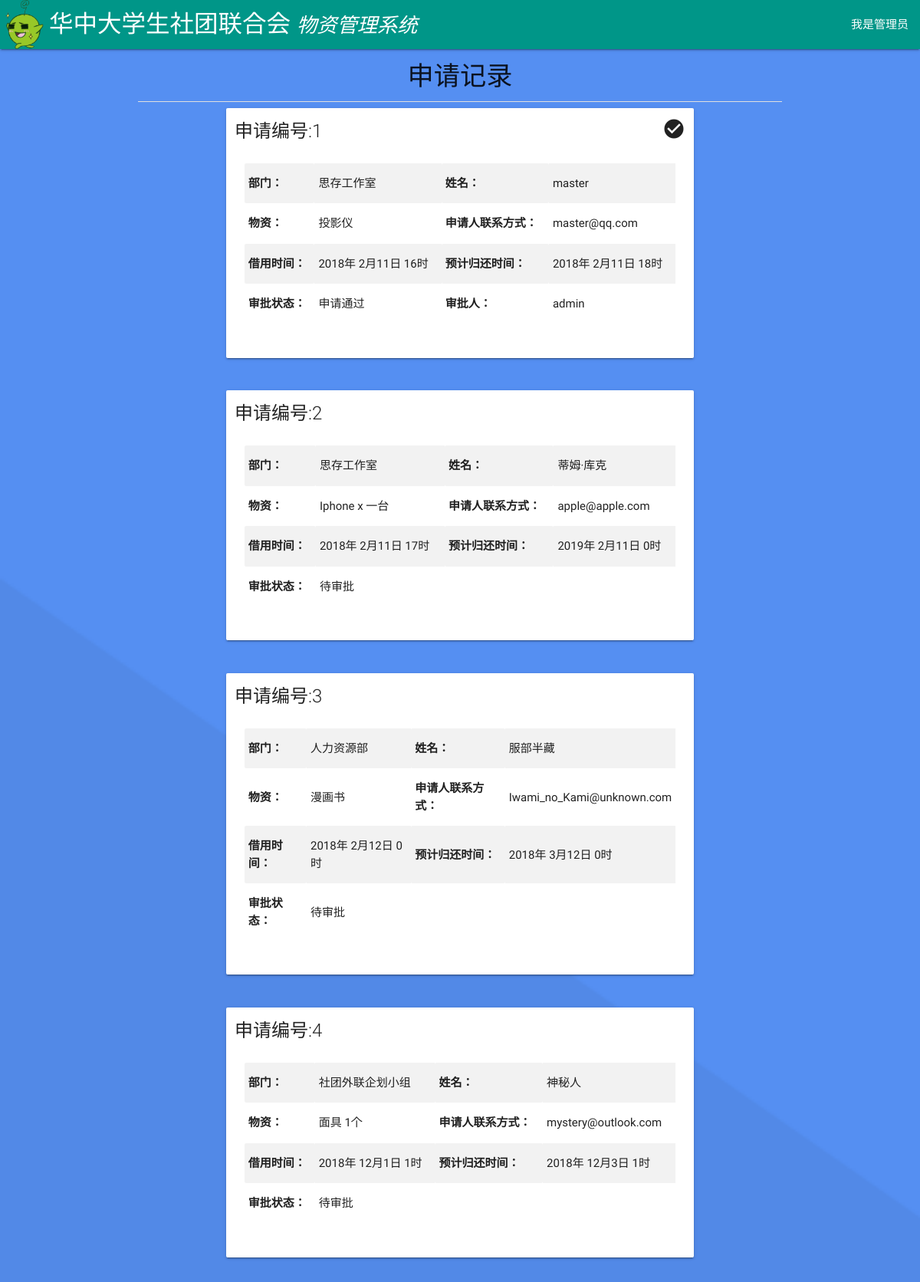
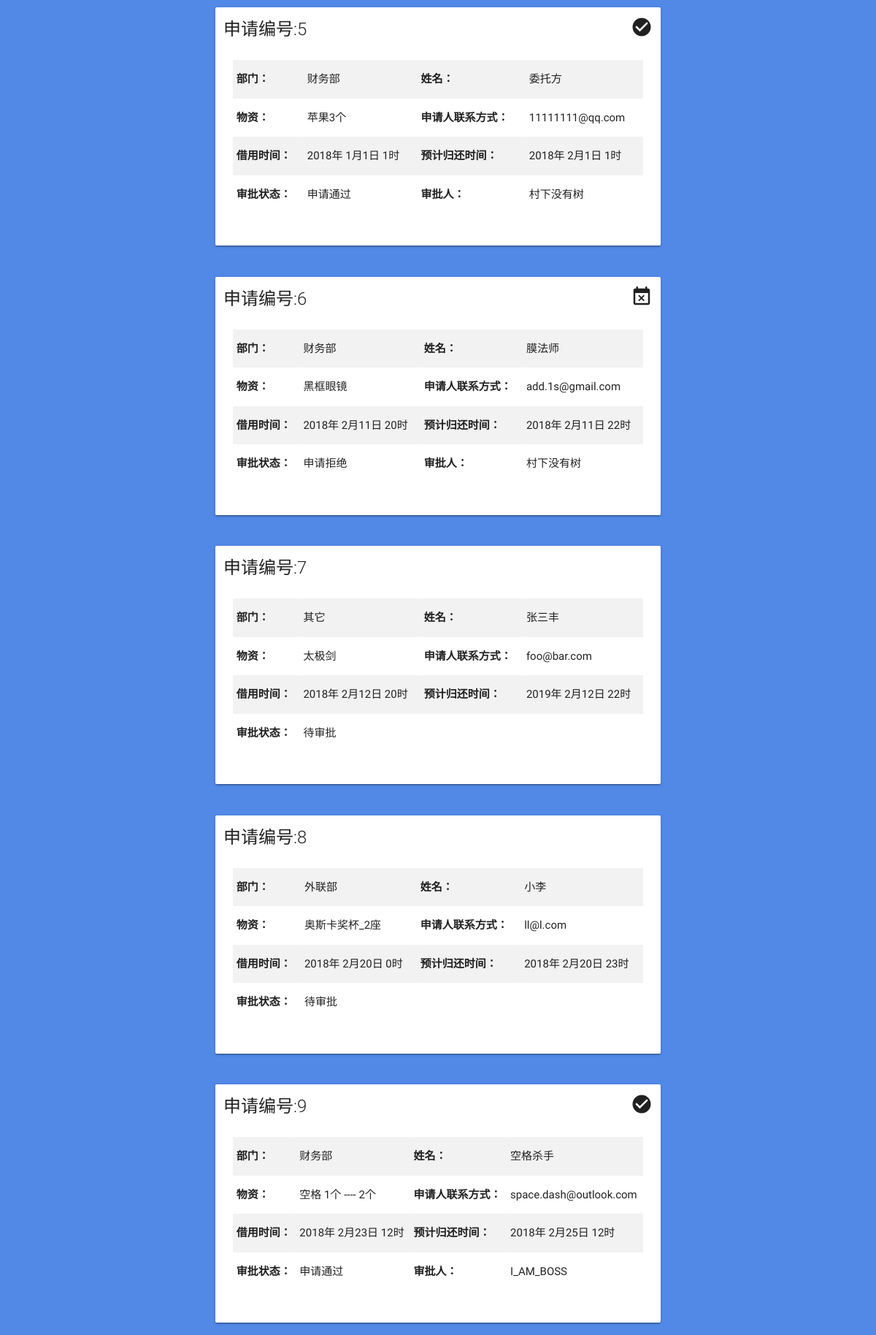
The app's page /records/ (upper part) with its own data (2 pictures, top to bottom).
### tables this page shows
CREATE TABLE MATERIAL
       (ID  INTEGER    PRIMARY KEY     AUTOINCREMENT,
       DEP     TEXT    NOT NULL,
       NAME    TEXT    NOT NULL,
       MATERIAL TEXT   NOT NULL,
       CONTACT TEXT    NOT NULL,
       STARTYEAR   INT    NOT NULL,
       STARTMONTH   INT    NOT NULL,
       STARTDAY   INT    NOT NULL,
       STARTHOUR   INT    NOT NULL,
       ENDINGYEAR  TEXT    NOT NULL,
       ENDINGMONTH  TEXT    NOT NULL,
       ENDINGDAY  TEXT    NOT NULL,
       ENDINGHOUR  TEXT    NOT NULL,
       STATUS  INTEGER NOT NULL,
       ADMIN   TEXT );

### app.py (the view)
@app.route('/records/')
def records():
    results = get_records('material',expire_date().year, expire_date().month)
    num = len(results)
    return render_template('records.html', msgs = results, num = num)

### app.py (called while the page is built)
def expire_date():
    a_month = timedelta(days=31)
    expire_date = date.today() - a_month
    return expire_date

def get_records(tablename, year, month):
    with sqlite3.connect(DATABASE) as database:
        c = database.cursor()
        cursor = c.execute('select * from %s where endingyear >= %d and endingmonth >= %d;'% (tablename, year, month))
        records = cursor.fetchall()
        return records

### templates/records.html (shortened to what this page needs)
{% extends "base.html" %}
{% block content %}
<div class="container">
<h4 class="center">申请记录</h4>
<div class="divider"></div>
{% for i in range(0,num)  %}
<div class="container">
<div class="row">
<div class="card col s12">
      <div class="card-title" style="margin-top:0.5em;">  申请编号:{{ msgs[i][0] }}
        {% if msgs[i][13] == 0 %}
        <i class="material-icons right small"></i>
        {% elif msgs[i][13] == 1 %}
         <i class="material-icons  right small">check_circle</i>
        {% elif msgs[i][13] == 2 %}
        <i class="material-icons right small">event_busy</i>
        {% endif %}  </div>
      <div class="card-content">
      	<div class="row">
      		<table class="striped col s12">
            <tr>
              <th>部门：</th><td> {{ msgs[i][1] }}</td>
              <th>姓名：</th><td> {{ msgs[i][2] }}</td>
            </tr>
            <tr>
      				<th>物资：</th><td> {{ msgs[i][3] }} </td>
              <th>申请人联系方式：</th><td> {{ msgs[i][4] }} </td>
      			</tr>
            <tr>
      				<th>借用时间：</th><td> {{ msgs[i][5] }}年 {{ msgs[i][6] }}月{{ msgs[i][7] }}日  {{ msgs[i][8] }}时 </td>
      				<th>预计归还时间：</th><td> {{ msgs[i][9] }}年 {{ msgs[i][10] }}月{{ msgs[i][11] }}日  {{ msgs[i][12] }}时 </td>
      			</tr>
            <tr>
              <th>审批状态：</th>
              {% if msgs[i][13] == 0 %}
              <td> 待审批 </td>
              {% elif msgs[i][13] == 1 %}
              <td> 申请通过 </td>
              {% elif msgs[i][13] == 2 %}
              <td> 申请拒绝 </td>
              {% endif %}
              {% if msgs[i][14] != None  %}
              <th>审批人：</th><td> {{ msgs[i][14] }}</td>
              {% endif %}
                          </tr>
      		</table>
      	</div>
      </div>
      </div>
</div>
</div>
{% endfor %}
</div>
{% endblock %}

### templates/base.html (shortened to what this page needs)
<!DOCTYPE html>
<html>
<head>
		<link href="{{ url_for('static', filename='css/google_material_icons.css') }}" rel="stylesheet">
		<link type="text/css" rel="stylesheet" href="{{ url_for('static', filename='css/materialize.css') }}"  media="screen,projection"/>
        <link href="{{ url_for('static', filename='css/freetimechecker.css') }}" rel="stylesheet">
        <link href="{{ url_for('static',filename='css/footer_hack.css') }}" rel="stylesheet">
</head>
<body>
  <header>
          <div class="navbar-fixed">
              <nav>
                  <div class="nav-wrapper teal">
                    <img src="{{ url_for('static', filename='img/unique_weizai.png') }}" style="width:64px; height:64px; margin: auto;" alt="AU-web">
										<a href="{{ url_for('personal') }}" class="brand-logo" title="点击返回主页面" style="vertical-align:central;padding:0px;font-family:DengXian">华中大学生社团联合会 <span style="font-size:smaller;font-style:italic;">物资管理系统</span></a>
                      {% if 'id' in session %}
                            <ul id="logout-m" class="dropdown-content">
                                <li><a href="#!">手滑了....</a></li>
                                <li><a href="{{ url_for('logout') }}">确认登出</a></li>
                            </ul>
                        <ul id="logout-l" class="dropdown-content">
                            <li><a href="#!">手滑了....</a></li>
                            <li><a href="{{ url_for('logout') }}">确认登出</a></li>
                        </ul>
                           <ul class="right hide-on-med-and-down">
                <li>
                    <a class="dropdown-button">{{ session['id'] }}</a>
                </li>
                <li>
                    <a class="dropdown-button" href="#!" data-activates="logout-l" title="注销登录">登出</a>
                </li>
                           </ul>
                        <ul class="right hide-on-large-only">
                          <li>
                            <a class="dropdown-button" href="#!" data-activates="logout-m" title="注销登录">登出</a>
                          </li>
                        </ul>
												{% else %}
												<ul class="right">
												<li>
												<a class="dropdown-button" href="{{ url_for('login')}}">我是管理员</a>
												</li>
												</ul>
                       {% endif %}
                  </div>
              </nav>
          </div>
</header>
		<main >
    <div id="content">{% block content %}{% endblock %}
		</div>
	</main>
		<link rel="stylesheet" href="{{ url_for('static', filename='css/toastr.css') }}">
</body>
</html>

### static/css/footer_hack.css (style rules this page uses)
body { display: flex; min-height: 100vh; flex-direction: column; }
main { flex: 1 0 auto; }

### templates/base.html (style rules this page uses)
body { background-image:url(/static/img/material-design-color-background.png); background-size: cover; }

### records on screen
MATERIAL: ID "1", STATUS 1 (drawn), DEP "思存工作室", NAME "master", MATERIAL "投影仪", CONTACT "master@qq.com", STARTYEAR "2018", STARTMONTH "2", STARTDAY "11", STARTHOUR "16", ENDINGYEAR "2018", ENDINGMONTH "2", ENDINGDAY "11", ENDINGHOUR "18", ADMIN "admin"
MATERIAL: ID "2", DEP "思存工作室", NAME "蒂姆·库克", MATERIAL "Iphone x 一台", CONTACT "apple@apple.com", STARTYEAR "2018", STARTMONTH "2", STARTDAY "11", STARTHOUR "17", ENDINGYEAR "2019", ENDINGMONTH "2", ENDINGDAY "11", ENDINGHOUR "0"
MATERIAL: ID "3", DEP "人力资源部", NAME "服部半藏", MATERIAL "漫画书", CONTACT "Iwami_no_Kami@unknown.com", STARTYEAR "2018", STARTMONTH "2", STARTDAY "12", STARTHOUR "0", ENDINGYEAR "2018", ENDINGMONTH "3", ENDINGDAY "12", ENDINGHOUR "0"
MATERIAL: ID "4", DEP "社团外联企划小组", NAME "神秘人", MATERIAL "面具 1个", CONTACT "mystery@outlook.com", STARTYEAR "2018", STARTMONTH "12", STARTDAY "1", STARTHOUR "1", ENDINGYEAR "2018", ENDINGMONTH "12", ENDINGDAY "3", ENDINGHOUR "1"
MATERIAL: ID "5", STATUS 1 (drawn), DEP "财务部", NAME "委托方", MATERIAL "苹果3个", CONTACT "11111111@qq.com", STARTYEAR "2018", STARTMONTH "1", STARTDAY "1", STARTHOUR "1", ENDINGYEAR "2018", ENDINGMONTH "2", ENDINGDAY "1", ENDINGHOUR "1", ADMIN "村下没有树"
MATERIAL: ID "6", STATUS 2 (drawn), DEP "财务部", NAME "膜法师", MATERIAL "黑框眼镜", CONTACT "add.1s@gmail.com", STARTYEAR "2018", STARTMONTH "2", STARTDAY "11", STARTHOUR "20", ENDINGYEAR "2018", ENDINGMONTH "2", ENDINGDAY "11", ENDINGHOUR "22", ADMIN "村下没有树"
MATERIAL: ID "7", DEP "其它", NAME "张三丰", MATERIAL "太极剑", CONTACT "foo@bar.com", STARTYEAR "2018", STARTMONTH "2", STARTDAY "12", STARTHOUR "20", ENDINGYEAR "2019", ENDINGMONTH "2", ENDINGDAY "12", ENDINGHOUR "22"
MATERIAL: ID "8", DEP "外联部", NAME "小李", MATERIAL "奥斯卡奖杯_2座", CONTACT "ll@l.com", STARTYEAR "2018", STARTMONTH "2", STARTDAY "20", STARTHOUR "0", ENDINGYEAR "2018", ENDINGMONTH "2", ENDINGDAY "20", ENDINGHOUR "23"
MATERIAL: ID "9", STATUS 1 (drawn), DEP "财务部", NAME "空格杀手", MATERIAL "空格 1个 ---- 2个", CONTACT "space.dash@outlook.com", STARTYEAR "2018", STARTMONTH "2", STARTDAY "23", STARTHOUR "12", ENDINGYEAR "2018", ENDINGMONTH "2", ENDINGDAY "25", ENDINGHOUR "12", ADMIN "I_AM_BOSS"
